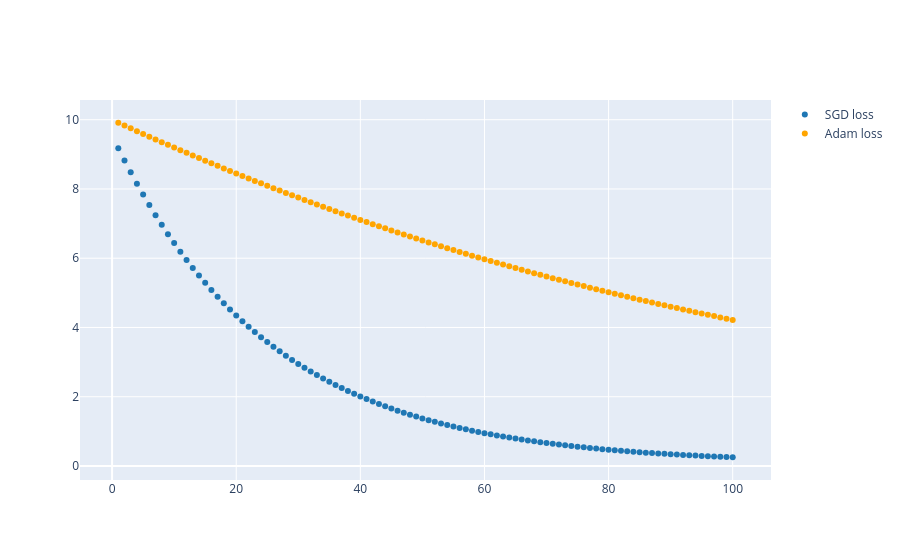

Notebook code cell kept with this figure:
### Code cell
#optimized model's loss
df2["adam"] = adam_loss_dict["adam_loss"]

fig = go.Figure()
fig.add_scatter(
    x=df2["epoches"],
    y=df2["loss"],
    mode="markers",
    marker=dict(color="#1f77b4"),
    name="SGD loss",
)
fig.add_scatter(
    x=df2["epoches"],
    y=df2["adam"],
    mode="markers",
    line=dict(color="orange"),
    name="Adam loss",
)
fig.update_layout(showlegend=True)
fig.show()
